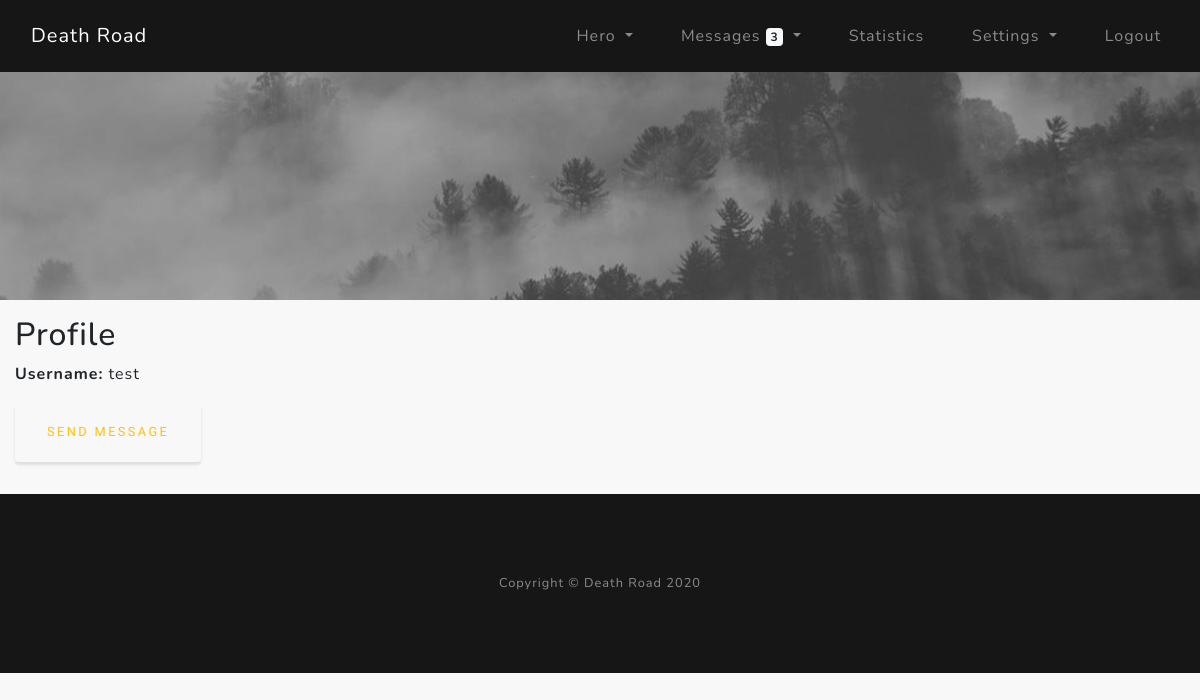
Before: /profile/2 (signed in) with the older database file.
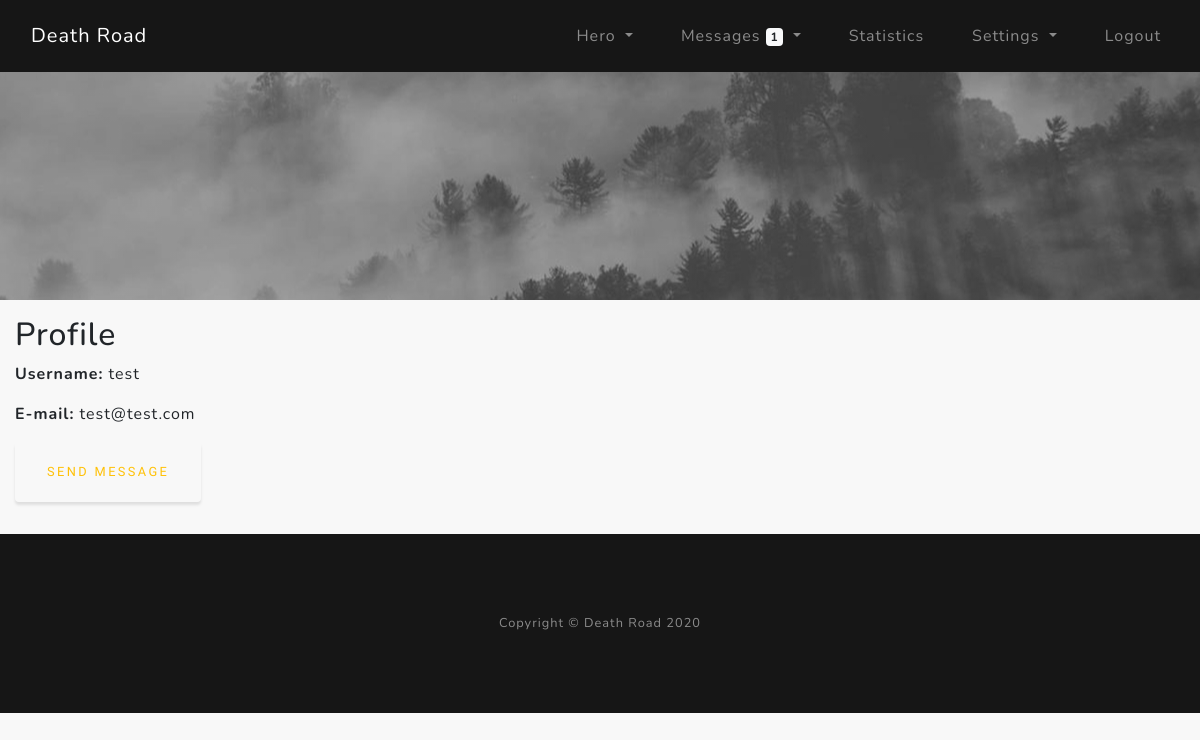
After: the same page with the newer database file.
### core/models.py (models this page shows)
class User(db.Model, UserMixin):
    __tablename__ = "user"
    id = Column(Integer, primary_key=True)  # User ID
    username = Column(String(32), unique=True, nullable=False)  # Username used in registration
    email = Column(String(120), unique=True, nullable=False)  # Email for registration
    password = Column(String(60), nullable=False)  # hashed password
    hidemail = Column(Boolean, nullable=True)  # 0/1 Hide/Show email in public profile
    msg_per_page = Column(Integer, nullable=False)  # get how many messages to show on inbox/outbox page

### core/users/routes.py (the view)
@users.route("/profile/<int:id>")
@login_required
def profile(id):
    user = User.query.get_or_404(id)
    get_unread_msgs = unread_msgs(current_user.username)
    return render_template("profile.html", user=user, get_unread_msgs=get_unread_msgs)

### core/models.py (called while the page is built)
@login_manager.user_loader
def load_user(user_id):
    return User.query.get(int(user_id))

### core/utils/unread_msgs.py (called while the page is built)
def unread_msgs(current_acc_uname):
    gum = Messages.query.filter_by(recipient=current_acc_uname, del_in=False, seen=False).count()
    return gum

### core/templates/profile.html (shortened to what this page needs)
{% extends "layout.html" %}
{% block content %}
<section class="profile-section">
    <div class="top-slider">
    </div>
    <div class="container py-3">
        <div class="row">
            <div class="col-lg">
                <h2>Profile</h2>
                <p><strong>Username:</strong> {{ user.username }}</p>
                {% if user.hidemail == 1 %}
                    <p><strong>E-mail:</strong> {{ user.email }}</p>
                {% endif %}
                <p><a href="{{ url_for('msgs.msg_send', to=user.username) }}" class="btn btn-outline-warning">Send Message</a></p>
            </div>
        </div>
    </div>
</section>
{% endblock %}

Changed rows visible on the page:
changed User "test": hidemail False → True (drawn); email (not shown) → "test@test.com"
Other visible differences:
{{ get_unread_msgs }}: "3" → "1"
text now shown: "E-mail:"
